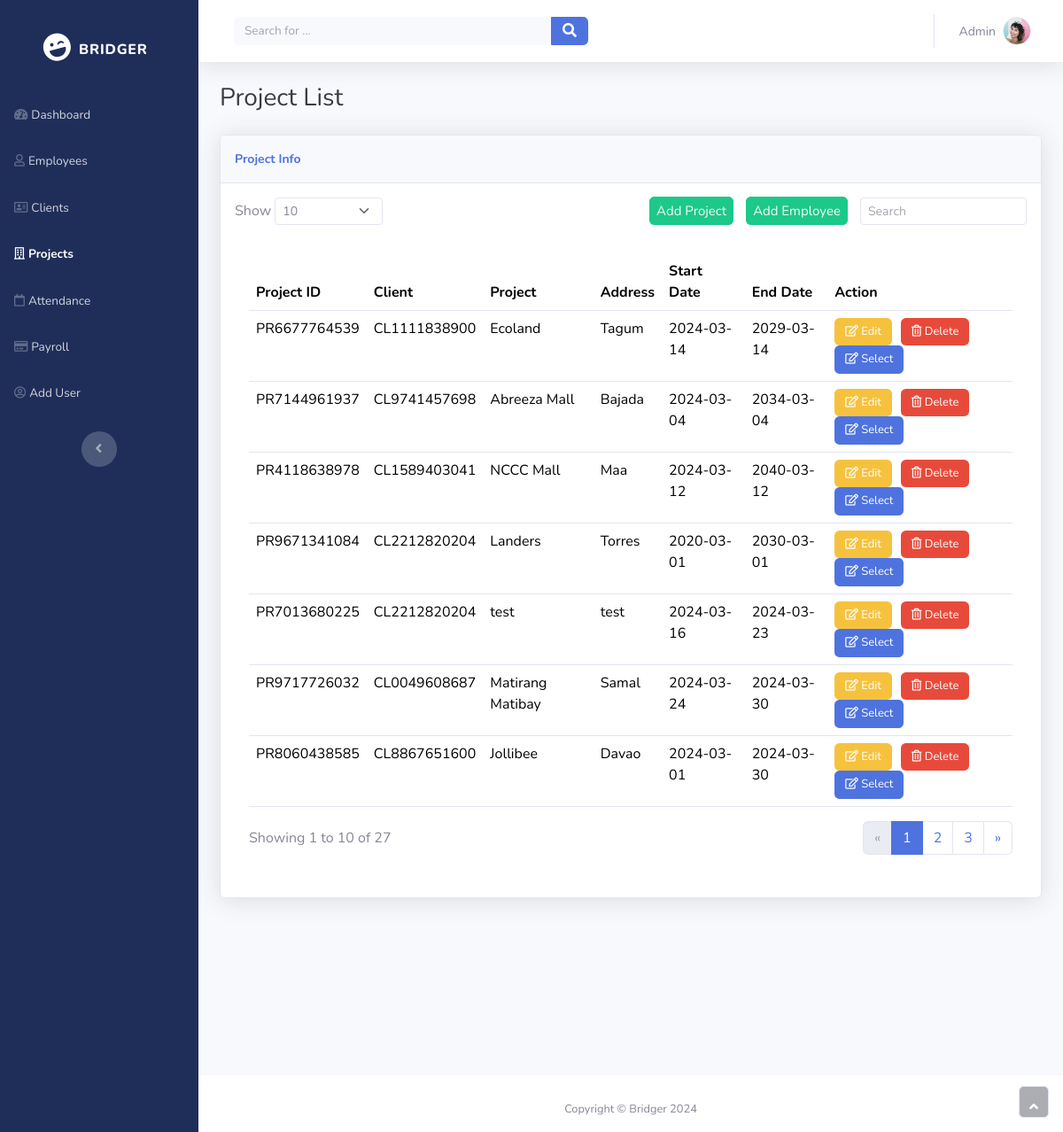
The page /n_project on the database its author committed.
### tables this page shows
CREATE TABLE "project" (
	"pr_id"	TEXT NOT NULL UNIQUE,
	"cl_id"	TEXT NOT NULL,
	"pr_name"	TEXT NOT NULL,
	"pr_address"	TEXT NOT NULL,
	"start_date"	TEXT NOT NULL,
	"end_date"	TEXT NOT NULL,
	PRIMARY KEY("pr_id")
);

### app.py (the view)
@app.route('/n_project')
def view_projects():
    try:
        connection = get_db_connection()
        cursor = connection.cursor()
        cursor.execute("SELECT * FROM project")
        projects = cursor.fetchall()
        return render_template('n_project.html', projects=projects)
    except Exception as e:
        return render_template('n_project.html', message="Error fetching projects: {}".format(e))
    finally:
        if connection:
            connection.close()

### app.py (called while the page is built)
def get_db_connection():
    connection = sqlite3.connect('test.db')
    connection.row_factory = sqlite3.Row
    return connection

### templates/n_project.html (shortened to what this page needs)
<!DOCTYPE html>
<html data-bs-theme="light" lang="en">
<head>
    <link rel="stylesheet" href="{{ url_for('static', filename='bootstrap/css/bootstrap.min.css') }}">
    <link rel="stylesheet" href="{{ url_for('static', filename='fonts/fontawesome-all.min.css') }}">
</head>
<body id="page-top">
    <div id="wrapper">
        <nav class="navbar align-items-start sidebar sidebar-dark accordion bg-gradient-primary p-0 navbar-dark" style="background: #1f2e59;--bs-primary: #1f2e59;--bs-primary-rgb: 31,46,89;">
            <div class="container-fluid d-flex flex-column p-0">
                <a class="navbar-brand d-flex justify-content-center align-items-center sidebar-brand m-0" href="#" style="padding-bottom: 79px;">
                    <div class="sidebar-brand-icon rotate-n-15">
                        <i class="fas fa-laugh-wink" style="padding-bottom: 0px;padding-top: 63px;"></i>
                    </div>
                    <div class="sidebar-brand-text mx-3" style="padding-bottom: 0px;padding-top: 63px;">
                        <span style="padding-bottom: 0px;padding-top: 63px;">bridger</span>
                    </div>
                </a>
                <ul class="navbar-nav text-light" id="accordionSidebar">
                    <li class="nav-item"><a class="nav-link" href="/n_dashboard"><i class="fas fa-tachometer-alt"></i><span>Dashboard</span></a></li>
                    <li class="nav-item"><a class="nav-link" href="/n_employee"><i class="far fa-user"></i><span>Employees</span></a></li>
                    <li class="nav-item"><a class="nav-link" href="/n_client"><i class="far fa-address-card"></i><span>Clients</span></a></li>
                    <li class="nav-item"><a class="nav-link active" href="/n_project"><i class="far fa-building"></i><span>Projects</span></a></li>
                    <li class="nav-item"><a class="nav-link" href="/n_attendance_project"><i class="far fa-calendar"></i><span>Attendance</span></a></li>
                    <li class="nav-item"><a class="nav-link" href="/n_payslip"><i class="far fa-credit-card"></i><span>Payroll</span></a></li>
                    <li class="nav-item"><a class="nav-link" href="/select_day_name"><i class="far fa-user-circle"></i><span>Add User</span></a></li>
                </ul>
                <div class="text-center d-none d-md-inline">
                    <button class="btn rounded-circle border-0" id="sidebarToggle" type="button"></button>
                </div>
            </div>
        </nav>
        <div class="d-flex flex-column" id="content-wrapper">
            <div id="content">
                <nav class="navbar navbar-expand bg-white shadow mb-4 topbar static-top navbar-light">
                    <div class="container-fluid">
                        <form id="searchForm" class="d-none d-sm-inline-block me-auto ms-md-3 my-2 my-md-0 mw-100 navbar-search" onsubmit="searchEmployee(); return false;">
                            <div class="input-group">
                                <input id="searchInput" class="bg-light form-control border-0 small" type="text" placeholder="Search for ...">
                                <button class="btn btn-primary py-0" type="submit"><i class="fas fa-search"></i></button>
                            </div>
                        </form>
                        <ul class="navbar-nav flex-nowrap ms-auto">
                            <li class="nav-item dropdown no-arrow">
                                <div class="nav-item dropdown no-arrow">
                                    <a class="dropdown-toggle nav-link" aria-expanded="false" data-bs-toggle="dropdown" href="#">
                                        <span class="d-none d-lg-inline me-2 text-gray-600 small">Admin</span>
                                        <img class="border rounded-circle img-profile" src="{{ url_for('static', filename='img/avatars/avatar1.jpeg') }}">
                                    </a>
                                </div>
                            </li>
                        </ul>
                    </div>
                </nav>
                <div class="container-fluid">
                    <h3 class="text-dark mb-4">Project List</h3>
                    <div class="card shadow">
                        <div class="card-header py-3" style="font-size: 14px;">
                            <p class="text-primary m-0 fw-bold">Project Info</p>
                        </div>
                        <div class="card-body">
                            <div class="row">
                                <div class="col-md-6 text-nowrap">
                                    <div id="dataTable_length" class="dataTables_length" aria-controls="dataTable">
                                        <label class="form-label">Show&nbsp;<select class="d-inline-block form-select form-select-sm">
                                                <option value="10" selected="">10</option>
                                            </select>&nbsp;</label>
                                    </div>
                                </div>
                                <div class="col-md-6">
                                    <div class="text-md-end dataTables_filter" id="dataTable_filter">
                                        <a href="/n_add_project" style="margin-right: 10px;border-radius: 6px;border-style: solid;border-color: var(--bs-form-valid-color);background: var(--bs-form-valid-color);color: var(--bs-card-cap-bg);padding-right: 5px;padding-top: 3px;padding-bottom: 3px;padding-left: 5px;text-decoration: none;font-size: 15px;">Add Project</a>
                                        <a href="/add_employee_project" style="margin-right: 10px;border-radius: 6px;border-style: solid;border-color: var(--bs-form-valid-color);background: var(--bs-form-valid-color);color: var(--bs-card-cap-bg);padding-right: 5px;padding-top: 3px;padding-bottom: 3px;padding-left: 5px;text-decoration: none;font-size: 15px;">Add Employee</a>
                                        <label class="form-label">
                                            <input type="search" class="form-control form-control-sm" aria-controls="dataTable" placeholder="Search">
                                        </label>
                                    </div>
                                </div>
                            </div>
                            <div class="card-body">
                                <div class="table-responsive table mt-2" id="projectTable" role="grid" aria-describedby="projectTable_info">
                                    <table class="table my-0" id="projectTable">
                                        <thead>
                                            <tr>
                                                <th>Project ID</th>
                                                <th>Client</th>
                                                <th>Project</th>
                                                <th>Address</th>
                                                <th>Start Date</th>
                                                <th>End Date</th>
                                                <th>Action</th>
                                            </tr>
                                        </thead>
                                        <tbody>
                                            {% for project in projects %}
                                            <tr id="project_row_{{ project[0] }}">
                                                <td>{{ project[0] }}</td>
                                                <td>{{ project[1] }}</td>
                                                <td>{{ project[2] }}</td>
                                                <td>{{ project[3] }}</td>
                                                <td>{{ project[4] }}</td>
                                                <td>{{ project[5] }}</td>
                                                <td>
                                                    <button class="btn btn-primary" type="button" style="margin-right: 6px;background: var(--bs-yellow);border-style: none;font-size: 13px;"><i class="far fa-edit"></i>&nbsp;Edit</button>
                                                    <button onclick="deleteProject('{{ project[0] }}')" class="btn btn-primary" style="background: var(--bs-form-invalid-border-color);border-style: none;font-size: 13px; margin-right: 6px;"><i class="far fa-trash-alt"></i>&nbsp;Delete</button>
                                                    <button type="button" onclick="viewProject('{{ project[0] }}')" class="btn btn-primary" style="background: var(--bs-blue); border-style: none; font-size: 13px;"><i class="far fa-edit"></i>&nbsp;Select</button>
                                                </td>
                                            </tr>
                                            {% endfor %}
                                        </tbody>
                                    </table>
                                </div>
                                <div class="row">
                                    <div class="col-md-6 align-self-center">
                                        <p id="dataTable_info" class="dataTables_info" role="status" aria-live="polite">Showing 1 to 10 of 27</p>
                                    </div>
                                    <div class="col-md-6">
                                        <nav class="d-lg-flex justify-content-lg-end dataTables_paginate paging_simple_numbers">
                                            <ul class="pagination">
                                                <li class="page-item disabled"><a class="page-link" aria-label="Previous" href="#"><span aria-hidden="true">«</span></a></li>
                                                <li class="page-item active"><a class="page-link" href="#">1</a></li>
                                                <li class="page-item"><a class="page-link" href="#">2</a></li>
                                                <li class="page-item"><a class="page-link" href="#">3</a></li>
                                                <li class="page-item"><a class="page-link" aria-label="Next" href="#"><span aria-hidden="true">»</span></a></li>
                                            </ul>
                                        </nav>
                                    </div>
                                </div>
                            </div>
                        </div>
                    </div>
                </div>
                <footer class="bg-white sticky-footer" style="height: 62.8px;margin-top: 200px;">
                    <div class="container my-auto">
                        <div class="text-center my-auto copyright"><span>Copyright © Bridger 2024</span></div>
                    </div>
                </footer>
            </div>
            <a class="border rounded d-inline scroll-to-top" href="#page-top" style="height: 36px;width: 34px;">
                <i class="fas fa-angle-up"></i>
            </a>
        </div>
    </div>
</body>
</html>

### rows shown on the page
project: pr_id "PR6677764539", cl "CL1111838900", pr_name "Ecoland", pr_address "Tagum", start_date "2024-03-14", end_date "2029-03-14"
project: pr_id "PR7144961937", cl "CL9741457698", pr_name "Abreeza Mall", pr_address "Bajada", start_date "2024-03-04", end_date "2034-03-04"
project: pr_id "PR4118638978", cl "CL1589403041", pr_name "NCCC Mall", pr_address "Maa", start_date "2024-03-12", end_date "2040-03-12"
project: pr_id "PR9671341084", cl "CL2212820204", pr_name "Landers", pr_address "Torres", start_date "2020-03-01", end_date "2030-03-01"
project: pr_id "PR7013680225", cl "CL2212820204", pr_name "test", pr_address "test", start_date "2024-03-16", end_date "2024-03-23"
project: pr_id "PR9717726032", cl "CL0049608687", pr_name "Matirang Matibay", pr_address "Samal", start_date "2024-03-24", end_date "2024-03-30"
project: pr_id "PR8060438585", cl "CL8867651600", pr_name "Jollibee", pr_address "Davao", start_date "2024-03-01", end_date "2024-03-30"
